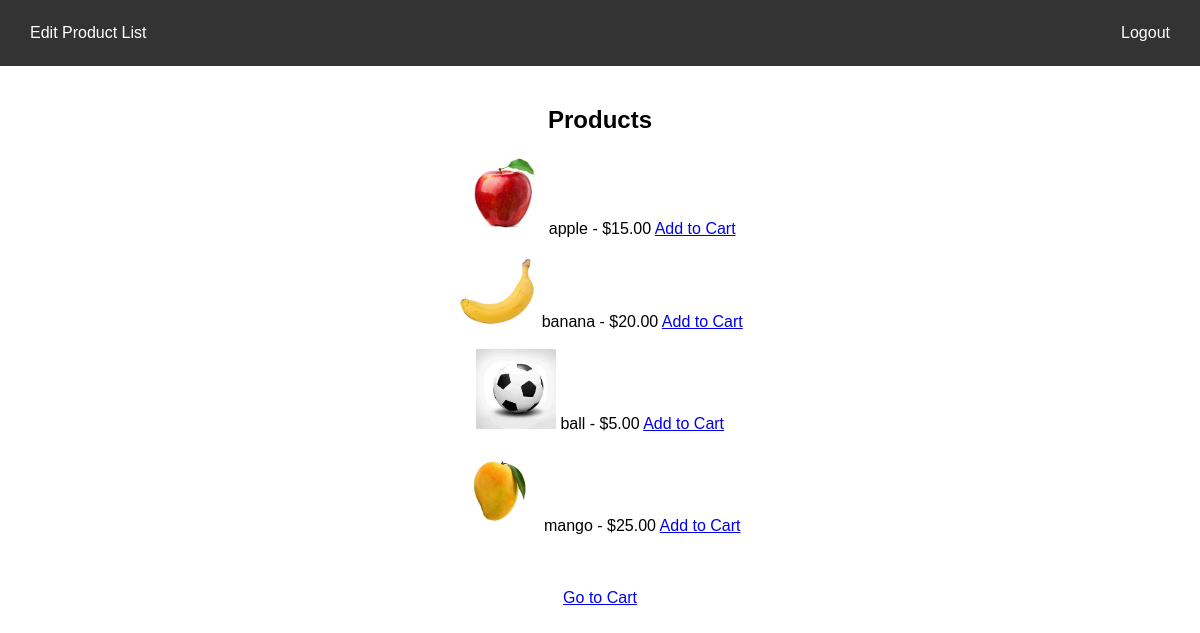
The page /dashboard (signed in) on the database its author committed.
### cartapp/models.py (models this page shows, shortened)
class Product(models.Model):
    name = models.CharField(max_length=100)
    price = models.DecimalField(max_digits=10, decimal_places=2)
    image = models.ImageField(upload_to='product_images/', blank=True, null=True)

### cartapp/views.py (the view)
# urls.py: path('dashboard', views.dashboard, name="dashboard"),
@login_required
def dashboard(request):
    products = Product.objects.all()
    cart_items = CartItem.objects.filter(user=request.user)
    total_amount = sum(item.total_price() for item in cart_items)
    return render(request, "dashboard.html", {
        'products': products,
        'cart_items': cart_items,
        'total_amount': total_amount
    })

### cartapp/models.py (called while the page is built)
    def total_price(self):
        return self.quantity * self.product.price

### cartapp/templates/dashboard.html (shortened to what this page needs)
<!DOCTYPE html>
<html lang="en">
<head>
</head>
<body><center>
    <div class="navbar">
        <a href="{% url 'addandedit' %}">Edit Product List</a>
        <a href="{% url 'logout' %}">Logout</a>
    </div>
    <div class="container">
        <h2>Products</h2>
            {% for product in products %}
                <img src="{{ product.image.url }}" alt="{{ product.name }}" width="80">
                {{ product.name }} - ${{ product.price }}
                <a href="{% url 'add_to_cart' product.id %}">Add to Cart</a>
          <br><br>
            {% endfor %}
      <br><br>
            <a href="{% url 'cart' %}">Go to Cart</a>
    </div>
</body></center>
</html>

### cartapp/templates/dashboard.html (style rules this page uses)
body { font-family: Arial, sans-serif; margin: 0; padding: 0; }
.navbar { display: flex; justify-content: space-between; background-color: #333; overflow: hidden; padding: 10px; }
.navbar a { float: left; color: white; text-align: center; padding: 14px 20px; text-decoration: none; font-size: 16px; }
.container { padding: 20px; }

### rows shown on the page
Product: image (picture), name "apple", price "15.00"
Product: image (picture), name "banana", price "20.00"
Product: image (picture), name "ball", price "5.00"
Product: image (picture), name "mango", price "25.00"
